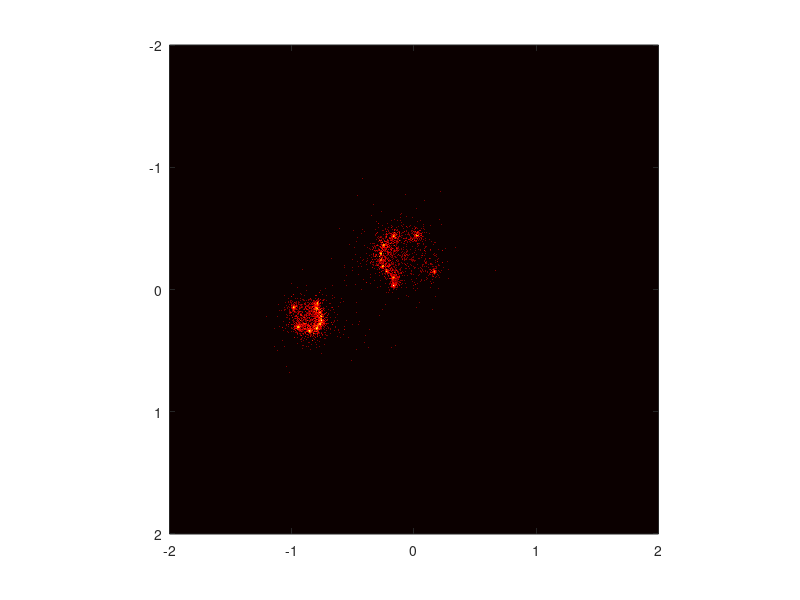

This figure's MATLAB source:
%%
scut = -0.8+0.156i;%(0.25-1.1j);
blin = 1;
n_iter = 20;
bjulia = 1;

%%
if blin
    [gx, gy] = meshgrid([-2:1/256:2], [-2:1/256:2]);
    z0 = gx + 1j*gy;
else
    nn = 1e7;
    z0 = 4*rand([nn,1])-2 + 1j*(4*rand([nn,1])-2);
end

if bjulia,
   zz = z0;
   z0 = scut * ones(size(zz));
else
    zz = scut * ones(size(z0));
end

%%
for ii=1:n_iter,
    zz=zz.^2 + z0;
    fprintf('%d/%d\n', ii, n_iter);
end

%%
rad = 2;
pts = zz(abs(zz) < rad);
pix = 1024;
rr = linspace(-rad, rad, pix);
n = hist3([imag(pts), real(pts)], [pix, pix]);
imagesc(rr, rr, log(n))
colormap(hot)
axis square

%%
vv=log(n);
imwrite(64*vv/max(vv(:)), hot, 'mandelbrot.png')